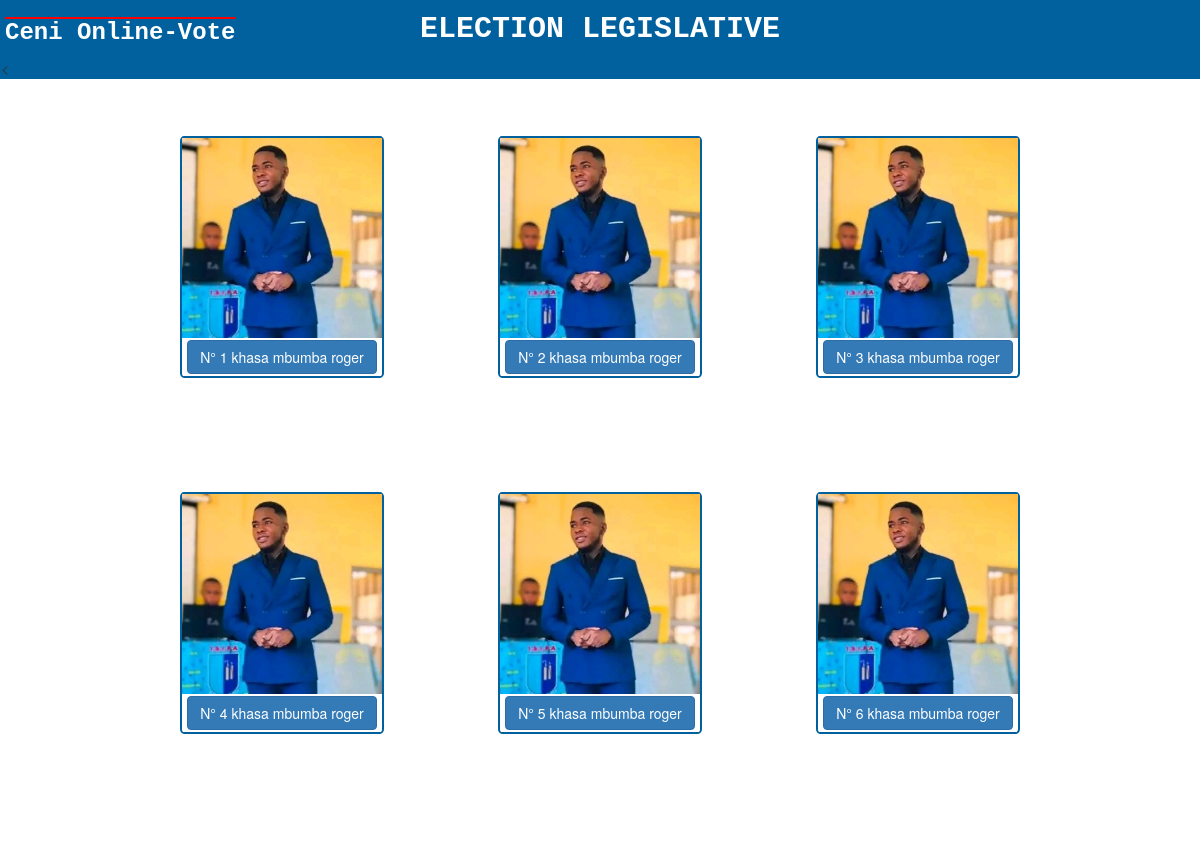
/president.php (upper part), run on an earlier commit of the app's database.
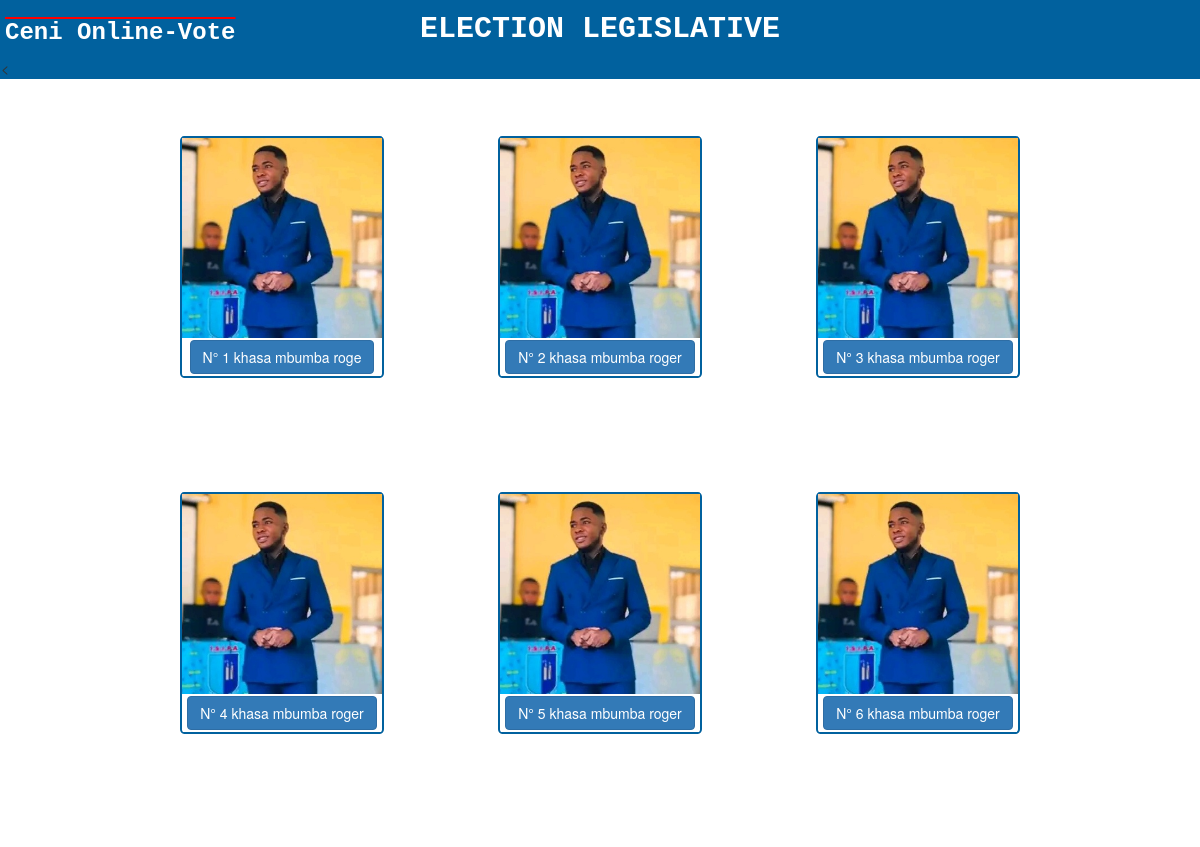
And on a later commit of the database.
### tables this page shows
CREATE TABLE `presidentielle` (
  `id` int(11) NOT NULL,
  `nom` varchar(255) NOT NULL,
  `postnom` varchar(255) NOT NULL,
  `prenom` varchar(255) NOT NULL,
  `sexe` varchar(1) NOT NULL,
  `voies` int(11) NOT NULL,
  `photo` text NOT NULL
);

### president.php (the view, shortened to what this page needs)
<?php
include("bdd_conn.php");
$affichage = $bdd->prepare("SELECT id,nom,prenom,postnom,photo FROM presidentielle");
  $affichage->execute(array());
?>
<!DOCTYPE html>
<html lang="en">
<head>
    <link rel="stylesheet" href="bootstrap/css/bootstrap.css">
    <link rel="stylesheet" href="style/president.css">
</head>
<body>
    <div class="bande">
     <h3>Ceni Online-Vote</h3>
     <center><h1 id="titre">ELECTION LEGISLATIVE</h1></center><
    </div>
            <div class="container">
                <div class="row" >
                    <div class="col-md-12 affichage">
                        <?php while ($resultat=$affichage->fetch()){
                            echo'
                                <div class="photo-pres">
                                <a href="vote1.php?id_pre='.$resultat['id'].'">
                                <img src="'.$resultat["photo"].'" width="200px" height="200px"> <br>
                                <button type:"submit" class="btn btn-primary" style="margin-bottom:1%; margin-top:1%;"> N° '.$resultat["id"].'
                                '.$resultat["nom"].'
                            '.$resultat["postnom"].'
                                '.$resultat["prenom"].'
                                </button>
                                </a>
                                </div>';
                            }
                            ?>
                    </div>
                </div>
            </div>
</body>
</html>

### style/president.css (style rules this page uses)
body { background-color: white; padding: 0%; }
#titre { color: white; font-family:'Courier New', Courier, monospace; font-size: 30px; animation-name: titre; animation-duration: 3s; margin: 1% 20%; padding: 0%; font-weight: bolder; }
.photo-pres { border:2px solid #01619E; text-align:center; margin:5%; border-radius: 2%; }
.bande { background-color: #01619E; padding: 1px; position: relative; }
.bande h3 { position: absolute; top: 0px; color: white; text-decoration: overline red; left:5px; font-family:'Courier New', Courier, monospace; font-weight: bolder; }

### president.php (style rules this page uses)
.affichage { display:flex; justify-content:center; flex-wrap:wrap; }

What changed in the data, as far as the page shows it:
changed presidentielle id 1: prenom "roger" → "roge"
